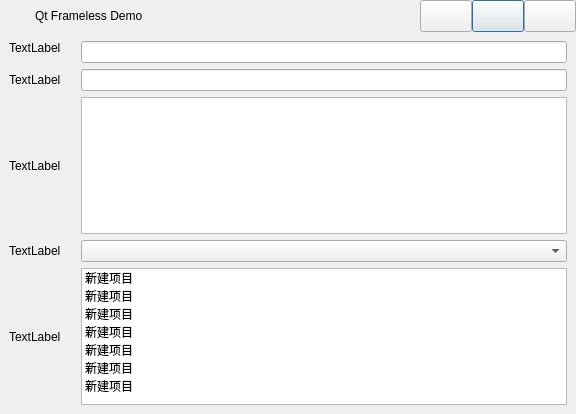
<?xml version="1.0" encoding="UTF-8"?>
<ui version="4.0">
 <class>DemoDialog2</class>
 <widget class="QDialog" name="DemoDialog2">
  <property name="geometry">
   <rect>
    <x>0</x>
    <y>0</y>
    <width>576</width>
    <height>414</height>
   </rect>
  </property>
  <property name="windowTitle">
   <string>Dialog</string>
  </property>
  <layout class="QGridLayout" name="gridLayout_2">
   <property name="leftMargin">
    <number>0</number>
   </property>
   <property name="topMargin">
    <number>0</number>
   </property>
   <property name="rightMargin">
    <number>0</number>
   </property>
   <property name="bottomMargin">
    <number>0</number>
   </property>
   <property name="spacing">
    <number>0</number>
   </property>
   <item row="0" column="0">
    <widget class="QWidget" name="widget_title" native="true">
     <property name="minimumSize">
      <size>
       <width>0</width>
       <height>32</height>
      </size>
     </property>
     <property name="maximumSize">
      <size>
       <width>16777215</width>
       <height>32</height>
      </size>
     </property>
     <property name="type" stdset="0">
      <string>title_bar</string>
     </property>
     <layout class="QHBoxLayout" name="horizontalLayout">
      <property name="spacing">
       <number>6</number>
      </property>
      <property name="leftMargin">
       <number>9</number>
      </property>
      <property name="topMargin">
       <number>0</number>
      </property>
      <property name="rightMargin">
       <number>0</number>
      </property>
      <property name="bottomMargin">
       <number>0</number>
      </property>
      <item>
       <widget class="QLabel" name="label_logo">
        <property name="minimumSize">
         <size>
          <width>20</width>
          <height>20</height>
         </size>
        </property>
        <property name="maximumSize">
         <size>
          <width>20</width>
          <height>20</height>
         </size>
        </property>
        <property name="text">
         <string/>
        </property>
        <property name="type" stdset="0">
         <string>logo</string>
        </property>
       </widget>
      </item>
      <item>
       <widget class="QLabel" name="label_title">
        <property name="sizePolicy">
         <sizepolicy hsizetype="Expanding" vsizetype="Preferred">
          <horstretch>0</horstretch>
          <verstretch>0</verstretch>
         </sizepolicy>
        </property>
        <property name="font">
         <font>
          <pointsize>9</pointsize>
          <weight>50</weight>
          <bold>false</bold>
         </font>
        </property>
        <property name="styleSheet">
         <string notr="true"/>
        </property>
        <property name="text">
         <string>Qt Frameless Demo</string>
        </property>
        <property name="type" stdset="0">
         <string>title</string>
        </property>
       </widget>
      </item>
      <item>
       <widget class="QWidget" name="widget_titleBtns" native="true">
        <layout class="QGridLayout" name="gridLayout">
         <property name="leftMargin">
          <number>0</number>
         </property>
         <property name="topMargin">
          <number>0</number>
         </property>
         <property name="rightMargin">
          <number>0</number>
         </property>
         <property name="bottomMargin">
          <number>0</number>
         </property>
         <property name="spacing">
          <number>0</number>
         </property>
         <item row="0" column="1">
          <widget class="QPushButton" name="menuButton_Max">
           <property name="sizePolicy">
            <sizepolicy hsizetype="Minimum" vsizetype="Minimum">
             <horstretch>0</horstretch>
             <verstretch>0</verstretch>
            </sizepolicy>
           </property>
           <property name="minimumSize">
            <size>
             <width>52</width>
             <height>0</height>
            </size>
           </property>
           <property name="maximumSize">
            <size>
             <width>52</width>
             <height>16777215</height>
            </size>
           </property>
           <property name="styleSheet">
            <string notr="true"/>
           </property>
           <property name="text">
            <string/>
           </property>
           <property name="flat">
            <bool>false</bool>
           </property>
           <property name="type" stdset="0">
            <string>restore</string>
           </property>
          </widget>
         </item>
         <item row="0" column="0">
          <widget class="QPushButton" name="menuButton_Min">
           <property name="sizePolicy">
            <sizepolicy hsizetype="Minimum" vsizetype="Minimum">
             <horstretch>0</horstretch>
             <verstretch>0</verstretch>
            </sizepolicy>
           </property>
           <property name="minimumSize">
            <size>
             <width>52</width>
             <height>0</height>
            </size>
           </property>
           <property name="maximumSize">
            <size>
             <width>52</width>
             <height>16777215</height>
            </size>
           </property>
           <property name="text">
            <string/>
           </property>
           <property name="flat">
            <bool>false</bool>
           </property>
           <property name="type" stdset="0">
            <string>minsize</string>
           </property>
          </widget>
         </item>
         <item row="0" column="2">
          <widget class="QPushButton" name="menuButton_Close">
           <property name="sizePolicy">
            <sizepolicy hsizetype="Minimum" vsizetype="Minimum">
             <horstretch>0</horstretch>
             <verstretch>0</verstretch>
            </sizepolicy>
           </property>
           <property name="minimumSize">
            <size>
             <width>52</width>
             <height>0</height>
            </size>
           </property>
           <property name="maximumSize">
            <size>
             <width>52</width>
             <height>16777215</height>
            </size>
           </property>
           <property name="styleSheet">
            <string notr="true"/>
           </property>
           <property name="text">
            <string/>
           </property>
           <property name="flat">
            <bool>false</bool>
           </property>
           <property name="type" stdset="0">
            <string>close</string>
           </property>
          </widget>
         </item>
        </layout>
       </widget>
      </item>
     </layout>
    </widget>
   </item>
   <item row="1" column="0">
    <widget class="QWidget" name="widget_main" native="true">
     <property name="sizePolicy">
      <sizepolicy hsizetype="Preferred" vsizetype="Preferred">
       <horstretch>0</horstretch>
       <verstretch>0</verstretch>
      </sizepolicy>
     </property>
     <property name="autoFillBackground">
      <bool>false</bool>
     </property>
     <property name="styleSheet">
      <string notr="true"/>
     </property>
     <property name="type" stdset="0">
      <string>client</string>
     </property>
     <layout class="QGridLayout" name="gridLayout_3">
      <property name="horizontalSpacing">
       <number>20</number>
      </property>
      <property name="verticalSpacing">
       <number>6</number>
      </property>
      <item row="0" column="0">
       <widget class="QLabel" name="label">
        <property name="text">
         <string>TextLabel</string>
        </property>
       </widget>
      </item>
      <item row="2" column="0">
       <widget class="QLabel" name="label_2">
        <property name="text">
         <string>TextLabel</string>
        </property>
       </widget>
      </item>
      <item row="2" column="1">
       <widget class="QLineEdit" name="lineEdit_2"/>
      </item>
      <item row="3" column="0">
       <widget class="QLabel" name="label_3">
        <property name="text">
         <string>TextLabel</string>
        </property>
       </widget>
      </item>
      <item row="3" column="1">
       <widget class="QPlainTextEdit" name="plainTextEdit"/>
      </item>
      <item row="4" column="0">
       <widget class="QLabel" name="label_4">
        <property name="text">
         <string>TextLabel</string>
        </property>
       </widget>
      </item>
      <item row="4" column="1">
       <widget class="QComboBox" name="comboBox"/>
      </item>
      <item row="5" column="0">
       <widget class="QLabel" name="label_5">
        <property name="text">
         <string>TextLabel</string>
        </property>
       </widget>
      </item>
      <item row="5" column="1">
       <widget class="QListWidget" name="listWidget">
        <item>
         <property name="text">
          <string>新建项目</string>
         </property>
        </item>
        <item>
         <property name="text">
          <string>新建项目</string>
         </property>
        </item>
        <item>
         <property name="text">
          <string>新建项目</string>
         </property>
        </item>
        <item>
         <property name="text">
          <string>新建项目</string>
         </property>
        </item>
        <item>
         <property name="text">
          <string>新建项目</string>
         </property>
        </item>
        <item>
         <property name="text">
          <string>新建项目</string>
         </property>
        </item>
        <item>
         <property name="text">
          <string>新建项目</string>
         </property>
        </item>
       </widget>
      </item>
      <item row="0" column="1" rowspan="2">
       <widget class="QLineEdit" name="lineEdit"/>
      </item>
     </layout>
    </widget>
   </item>
  </layout>
 </widget>
 <resources/>
 <connections/>
</ui>
